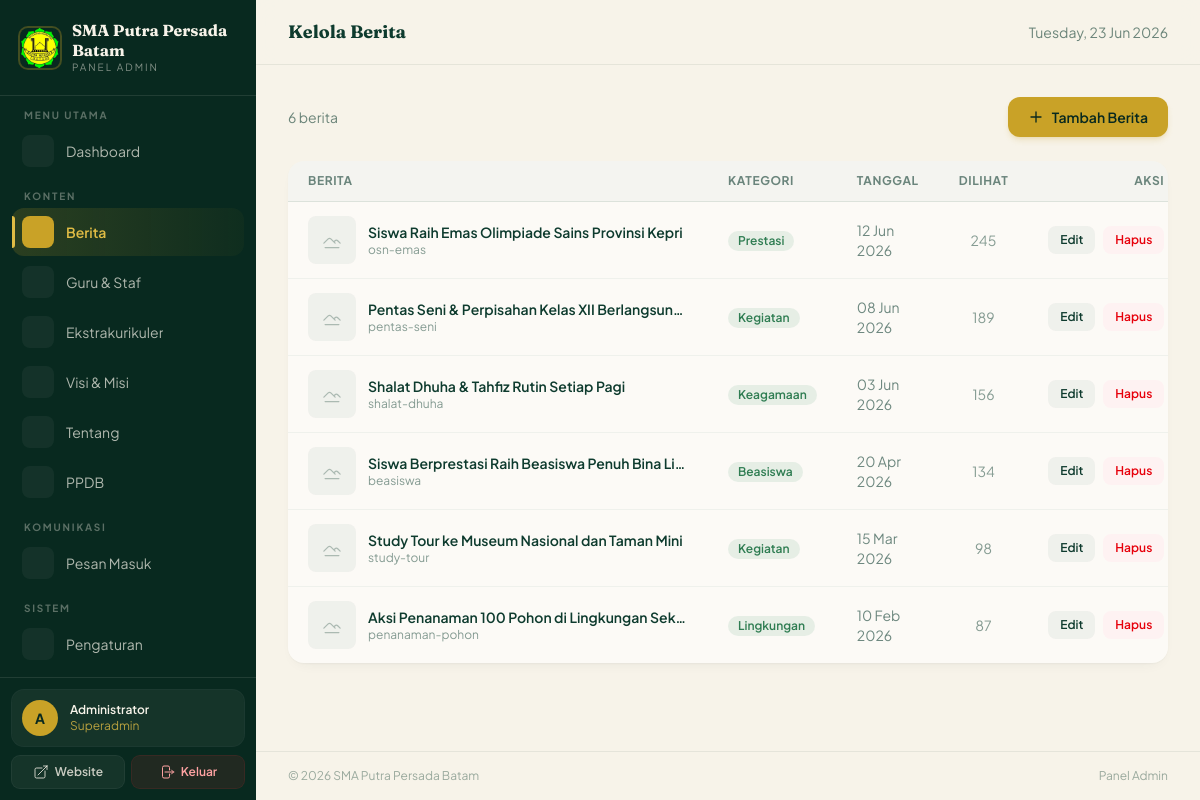
The page /admin/kelola_berita.php (signed in) on the database its author committed.
### tables this page shows
CREATE TABLE pengaturan (
  id    INT AUTO_INCREMENT PRIMARY KEY,
  kunci VARCHAR(100) NOT NULL UNIQUE,
  nilai TEXT NOT NULL
);

CREATE TABLE berita (
  id       INT AUTO_INCREMENT PRIMARY KEY,
  judul    VARCHAR(255) NOT NULL,
  slug     VARCHAR(255) NOT NULL UNIQUE,
  kategori VARCHAR(50)  NOT NULL,
  isi      LONGTEXT     NOT NULL,
  gambar   VARCHAR(255) DEFAULT NULL,
  tanggal  DATE         NOT NULL,
  dilihat  INT          NOT NULL DEFAULT 0
);

### config/koneksi.php (called while the page is built, shortened)
<?php
$cspNonce = base64_encode(random_bytes(16));
function db(): PDO {
    static $pdo = null;
    if ($pdo === null) {
        $dsn = "mysql:host=" . DB_HOST . ";dbname=" . DB_NAME . ";charset=" . DB_CHARSET;
        $pdo = new PDO($dsn, DB_USER, DB_PASS, [
            PDO::ATTR_ERRMODE            => PDO::ERRMODE_EXCEPTION,
            PDO::ATTR_DEFAULT_FETCH_MODE => PDO::FETCH_ASSOC,
            PDO::ATTR_EMULATE_PREPARES   => false,
        ]);
    }
    return $pdo;
}
function setting(string $kunci): ?string {
    $stmt = db()->prepare('SELECT nilai FROM pengaturan WHERE kunci = ?');
    $stmt->execute([$kunci]);
    $row = $stmt->fetch();
    return $row ? $row['nilai'] : null;
}
function esc(string $str): string {
    return htmlspecialchars($str, ENT_QUOTES, 'UTF-8');
}
function tglPendek(string $tgl): string {
    $bulan = ['Jan','Feb','Mar','Apr','Mei','Jun','Jul','Ags','Sep','Okt','Nov','Des'];
    $d = new DateTime($tgl);
    return $d->format('d') . ' ' . $bulan[(int)$d->format('m') - 1] . ' ' . $d->format('Y');
}

### admin/auth.php (called while the page is built, shortened)
<?php
require_once __DIR__ . '/../config/koneksi.php';
function admin_name(): string {
    return $_SESSION['admin_nama'] ?? 'Admin';
}

### admin/kelola_berita.php (the view, shortened to what this page needs)
<?php
require_once 'auth.php';
$pdo   = db();
$edit  = null;
$mode  = 'list';
$pageTitle = $mode === 'form' ? ($edit ? 'Edit Berita' : 'Tambah Berita') : 'Kelola Berita';
include 'admin_head.php';
if ($mode === 'form'):
?>
<form method="POST" enctype="multipart/form-data" class="max-w-3xl space-y-6">
  <?php echo csrf_field(); ?>
  <input type="hidden" name="action" value="save">
  <?php if ($edit): ?><input type="hidden" name="id" value="<?php echo $edit['id']; ?>"><?php endif; ?>
  <?php if ($edit && $edit['gambar']): ?><input type="hidden" name="gambar_lama" value="<?php echo esc($edit['gambar']); ?>"><?php endif; ?>
  <div class="admin-card bg-white/60 dark:bg-pine/40 backdrop-blur-sm rounded-2xl ring-1 ring-pine/8 dark:ring-cream/8 p-6 space-y-5">
    <div>
      <label class="block text-sm font-semibold mb-1.5">Judul</label>
      <input type="text" name="judul" required value="<?php echo esc($edit['judul'] ?? ''); ?>"
             class="w-full px-4 py-2.5 rounded-xl bg-cream dark:bg-pine-deep border border-pine/15 dark:border-cream/15 focus:border-brass focus:ring-2 focus:ring-brass/20 outline-none transition text-sm">
    </div>
    <div class="grid sm:grid-cols-2 gap-5">
      <div>
        <label class="block text-sm font-semibold mb-1.5">Kategori</label>
        <select name="kategori"
                class="w-full px-4 py-2.5 rounded-xl bg-cream dark:bg-pine-deep border border-pine/15 dark:border-cream/15 focus:border-brass focus:ring-2 focus:ring-brass/20 outline-none transition text-sm">
          <?php foreach (['Prestasi','Kegiatan','Keagamaan','Beasiswa','Lingkungan','Pengumuman'] as $kat): ?>
            <option value="<?php echo $kat; ?>" <?php echo (($edit['kategori'] ?? '') === $kat) ? 'selected' : ''; ?>><?php echo $kat; ?></option>
          <?php endforeach; ?>
        </select>
      </div>
      <div>
        <label class="block text-sm font-semibold mb-1.5">Tanggal</label>
        <input type="date" name="tanggal" value="<?php echo esc($edit['tanggal'] ?? date('Y-m-d')); ?>"
               class="w-full px-4 py-2.5 rounded-xl bg-cream dark:bg-pine-deep border border-pine/15 dark:border-cream/15 focus:border-brass focus:ring-2 focus:ring-brass/20 outline-none transition text-sm">
      </div>
    </div>
    <div>
      <label class="block text-sm font-semibold mb-1.5">Gambar</label>
      <?php if (!empty($edit['gambar'])): ?>
        <div class="mb-2">
          <img src="uploads/berita/<?php echo esc($edit['gambar']); ?>" alt="" class="h-24 rounded-lg object-cover ring-1 ring-pine/10">
        </div>
      <?php endif; ?>
      <input type="file" name="gambar" accept="image/*"
             class="w-full text-sm file:mr-4 file:py-2 file:px-4 file:rounded-lg file:border-0 file:bg-brass/10 file:text-brass file:font-semibold file:text-sm hover:file:bg-brass/20 transition">
      <p class="text-xs text-pine/50 dark:text-cream/50 mt-1">JPG, PNG, atau WebP. Maks 5 MB.</p>
    </div>
    <div>
      <label class="block text-sm font-semibold mb-1.5">Isi Berita</label>
      <textarea name="isi" rows="12" required
                class="w-full px-4 py-2.5 rounded-xl bg-cream dark:bg-pine-deep border border-pine/15 dark:border-cream/15 focus:border-brass focus:ring-2 focus:ring-brass/20 outline-none transition text-sm font-sans"><?php echo esc($edit['isi'] ?? ''); ?></textarea>
      <p class="text-xs text-pine/50 dark:text-cream/50 mt-1">Mendukung tag HTML untuk format (p, h3, ul, li, strong, em).</p>
    </div>
  </div>
  <div class="flex items-center justify-between">
    <a href="kelola_berita.php" class="text-sm text-pine/60 dark:text-cream/60 hover:text-pine dark:hover:text-cream transition">← Kembali</a>
    <button type="submit"
            class="btn-action px-8 py-3 rounded-xl bg-brass hover:bg-brass-light text-pine-deep font-semibold text-sm shadow-md shadow-brass/20 hover:shadow-lg transition">
      <?php echo $edit ? 'Perbarui' : 'Simpan'; ?>
    </button>
  </div>
</form>
<?php else: ?>
<div class="flex items-center justify-between mb-6">
  <p class="text-sm text-pine/60 dark:text-cream/60"><?php echo $pdo->query('SELECT COUNT(*) FROM berita')->fetchColumn(); ?> berita</p>
  <a href="kelola_berita.php?new=1"
     class="btn-action inline-flex items-center gap-2 px-5 py-2.5 rounded-xl bg-brass hover:bg-brass-light text-pine-deep font-semibold text-sm shadow-md shadow-brass/20 hover:shadow-lg transition">
    <svg class="w-4 h-4" fill="none" stroke="currentColor" viewBox="0 0 24 24"><path stroke-linecap="round" stroke-linejoin="round" stroke-width="2" d="M12 4.5v15m7.5-7.5h-15"/></svg>
    Tambah Berita
  </a>
</div>
<div class="admin-card bg-white/60 dark:bg-pine/40 backdrop-blur-sm rounded-2xl ring-1 ring-pine/8 dark:ring-cream/8 overflow-hidden">
  <?php $rows = $pdo->query('SELECT * FROM berita ORDER BY tanggal DESC')->fetchAll(); ?>
  <?php if (empty($rows)): ?>
    <p class="text-sm text-pine/50 dark:text-cream/50 p-8 text-center">Belum ada berita.</p>
  <?php else: ?>
    <div class="overflow-x-auto">
      <table class="w-full text-sm">
        <thead>
          <tr class="border-b border-pine/10 dark:border-cream/10 text-left text-xs font-semibold text-pine/60 dark:text-cream/60 uppercase tracking-wider">
            <th class="px-5 py-3">Berita</th>
            <th class="px-5 py-3">Kategori</th>
            <th class="px-5 py-3">Tanggal</th>
            <th class="px-5 py-3 text-center">Dilihat</th>
            <th class="px-5 py-3 text-right">Aksi</th>
          </tr>
        </thead>
        <tbody class="divide-y divide-pine/5 dark:divide-cream/5">
          <?php foreach ($rows as $r): ?>
            <tr class="table-row">
              <td class="px-5 py-3.5">
                <div class="flex items-center gap-3">
                  <?php if ($r['gambar']): ?>
                    <img src="uploads/berita/<?php echo esc($r['gambar']); ?>" alt="" class="w-12 h-12 rounded-lg object-cover ring-1 ring-pine/10 shrink-0">
                  <?php else: ?>
                    <div class="w-12 h-12 rounded-lg bg-pine/5 dark:bg-cream/5 flex items-center justify-center shrink-0">
                      <svg class="w-5 h-5 text-pine/30 dark:text-cream/30" fill="none" stroke="currentColor" viewBox="0 0 24 24"><path stroke-linecap="round" stroke-linejoin="round" stroke-width="1.5" d="M2.25 15.75l5.159-5.159a2.25 2.25 0 013.182 0l5.159 5.159m-1.5-1.5l1.409-1.409a2.25 2.25 0 013.182 0l2.909 2.909M3.75 21h16.5"/></svg>
                    </div>
                  <?php endif; ?>
                  <div class="min-w-0">
                    <p class="font-semibold truncate max-w-xs"><?php echo esc($r['judul']); ?></p>
                    <p class="text-xs text-pine/50 dark:text-cream/50 truncate max-w-xs"><?php echo esc($r['slug']); ?></p>
                  </div>
                </div>
              </td>
              <td class="px-5 py-3.5">
                <span class="inline-block px-2.5 py-0.5 rounded-full text-xs font-semibold bg-leaf/10 text-leaf dark:bg-leaf/20"><?php echo esc($r['kategori']); ?></span>
              </td>
              <td class="px-5 py-3.5 text-pine/60 dark:text-cream/60"><?php echo tglPendek($r['tanggal']); ?></td>
              <td class="px-5 py-3.5 text-center text-pine/50 dark:text-cream/50"><?php echo $r['dilihat']; ?></td>
              <td class="px-5 py-3.5 text-right">
                <div class="flex items-center justify-end gap-2">
                  <a href="kelola_berita.php?edit=<?php echo $r['id']; ?>"
                     class="btn-action px-3 py-1.5 rounded-lg text-xs font-semibold bg-pine/5 dark:bg-cream/10 hover:bg-brass/15 hover:text-brass transition">Edit</a>
                  <form method="POST" onsubmit="return confirmDelete('Hapus berita ini?')" class="inline">
                    <button class="btn-action px-3 py-1.5 rounded-lg text-xs font-semibold text-red-600 bg-red-50 dark:bg-red-900/20 hover:bg-red-100 dark:hover:bg-red-900/30 transition">Hapus</button>
                  </form>
                </div>
              </td>
            </tr>
          <?php endforeach; ?>
        </tbody>
      </table>
    </div>
  <?php endif; ?>
</div>
<?php endif; ?>
<?php include 'admin_foot.php'; ?>

### admin/admin_head.php (shortened to what this page needs)
<?php
$namaSekolah = setting('nama_sekolah') ?? 'SMA Putra Persada Batam';
$currentPage = basename($_SERVER['PHP_SELF']);
$navGroups = [
    'Menu Utama' => [
        ['file'=>'dashboard.php', 'icon'=>'grid', 'label'=>'Dashboard'],
    ],
    'Konten' => [
        ['file'=>'kelola_berita.php',   'icon'=>'news',  'label'=>'Berita'],
        ['file'=>'kelola_guru.php',     'icon'=>'users', 'label'=>'Guru & Staf'],
        ['file'=>'kelola_ekskul.php',   'icon'=>'star',  'label'=>'Ekstrakurikuler'],
        ['file'=>'kelola_visimisi.php', 'icon'=>'eye',   'label'=>'Visi & Misi'],
        ['file'=>'kelola_tentang.php',  'icon'=>'info',  'label'=>'Tentang'],
        ['file'=>'kelola_ppdb.php',     'icon'=>'doc',   'label'=>'PPDB'],
    ],
    'Komunikasi' => [
        ['file'=>'pesan_masuk.php', 'icon'=>'mail', 'label'=>'Pesan Masuk'],
    ],
    'Sistem' => [
        ['file'=>'kelola_pengaturan.php', 'icon'=>'cog', 'label'=>'Pengaturan'],
    ],
];
?>
<!DOCTYPE html>
<html lang="id">
<head>
  <script nonce="<?php echo $cspNonce; ?>" src="../assets/js/tailwind.js"></script>
</head>
<body class="min-h-dvh antialiased bg-cream dark:bg-pine-deep text-pine dark:text-cream font-sans">
  <aside id="sidebar" class="fixed top-0 left-0 bottom-0 w-64 bg-pine-deep text-cream z-50 flex flex-col sidebar-enter
                               lg:translate-x-0 -translate-x-full">
    <div class="p-5 border-b border-cream/10">
      <a href="dashboard.php" class="flex items-center gap-3 group">
        <img src="../assets/img/logo.jpeg" alt="Logo" class="w-10 h-10 rounded-lg object-cover ring-2 ring-brass/30
                                                    group-hover:ring-brass transition duration-300">
        <div>
          <h1 class="font-serif text-base font-bold leading-tight group-hover:text-brass-light transition"><?php echo esc($namaSekolah); ?></h1>
          <p class="text-[10px] tracking-[0.2em] text-cream/50 uppercase">Panel Admin</p>
        </div>
      </a>
    </div>
    <nav class="flex-1 overflow-y-auto py-3 px-3 space-y-3.5">
      <?php
      foreach ($navGroups as $groupLabel => $items): ?>
        <div>
          <p class="px-3 mb-1 text-[10px] font-bold tracking-[0.18em] text-cream/35 uppercase"><?php echo $groupLabel; ?></p>
          <div class="space-y-0.5">
            <?php foreach ($items as $item):
              $isActive = $currentPage === $item['file']; ?>
              <a href="<?php echo $item['file']; ?>"
                 class="sidebar-link flex items-center gap-3 px-2.5 py-2 rounded-xl text-sm
                        <?php echo $isActive ? 'active font-semibold' : 'text-cream/70 hover:text-cream'; ?>">
                <span class="nav-ic flex items-center justify-center w-8 h-8 rounded-lg shrink-0 <?php echo $isActive ? '' : 'bg-cream/5'; ?>">
                  <svg class="w-[18px] h-[18px]" fill="none" stroke="currentColor" viewBox="0 0 24 24">
                    <?php echo $iconPaths[$item['icon']]; ?>
                  </svg>
                </span>
                <span class="truncate"><?php echo $item['label']; ?></span>
              </a>
            <?php endforeach; ?>
          </div>
        </div>
      <?php endforeach; ?>
    </nav>
    <div class="p-3 border-t border-cream/10">
      <div class="flex items-center gap-3 p-2.5 mb-2.5 rounded-xl bg-cream/5 ring-1 ring-cream/8">
        <div class="w-9 h-9 rounded-full bg-brass flex items-center justify-center text-pine-deep font-bold text-sm shrink-0">
          <?php echo strtoupper(substr(admin_name(), 0, 1)); ?>
        </div>
        <div class="text-xs min-w-0">
          <p class="font-semibold truncate"><?php echo esc(admin_name()); ?></p>
          <p class="text-brass-light/80 capitalize truncate"><?php echo esc($_SESSION['admin_role'] ?? 'admin'); ?></p>
        </div>
      </div>
      <div class="grid grid-cols-2 gap-2">
        <a href="../index.php" target="_blank"
           class="flex items-center justify-center gap-1.5 px-3 py-2 rounded-lg text-xs font-semibold
                  bg-cream/5 text-cream/80 ring-1 ring-cream/10 hover:bg-cream/10 hover:text-cream transition">
          <svg class="w-4 h-4 shrink-0" fill="none" stroke="currentColor" viewBox="0 0 24 24"><path stroke-linecap="round" stroke-linejoin="round" stroke-width="1.5" d="M13.5 6H5.25A2.25 2.25 0 003 8.25v10.5A2.25 2.25 0 005.25 21h10.5A2.25 2.25 0 0018 18.75V10.5m-10.5 6L21 3m0 0h-5.25M21 3v5.25"/></svg>
          Website
        </a>
        <a href="logout.php"
           class="flex items-center justify-center gap-1.5 px-3 py-2 rounded-lg text-xs font-semibold
                  bg-red-500/10 text-red-300 ring-1 ring-red-500/20 hover:bg-red-500/20 hover:text-red-200 transition">
          <svg class="w-4 h-4 shrink-0" fill="none" stroke="currentColor" viewBox="0 0 24 24"><path stroke-linecap="round" stroke-linejoin="round" stroke-width="1.5" d="M15.75 9V5.25A2.25 2.25 0 0013.5 3h-6a2.25 2.25 0 00-2.25 2.25v13.5A2.25 2.25 0 007.5 21h6a2.25 2.25 0 002.25-2.25V15m3 0l3-3m0 0l-3-3m3 3H9"/></svg>
          Keluar
        </a>
      </div>
    </div>
  </aside>
  <div class="lg:ml-64 min-h-dvh flex flex-col">
    <header class="sticky top-0 z-30 bg-cream/80 dark:bg-pine-deep/80 backdrop-blur-md border-b border-pine/8 dark:border-cream/8">
      <div class="flex items-center justify-between px-5 lg:px-8 h-16">
        <div class="flex items-center gap-4">
          <h2 class="font-serif text-lg font-bold"><?php echo esc($pageTitle); ?></h2>
        </div>
        <div class="flex items-center gap-3 text-sm text-pine/60 dark:text-cream/60">
          <span><?php echo date('l, d M Y'); ?></span>
        </div>
      </div>
    </header>
    <main class="flex-1 p-5 lg:p-8 fade-in">

### rows shown on the page
pengaturan: nilai "SMA Putra Persada Batam"
berita: judul "Siswa Raih Emas Olimpiade Sains Provinsi Kepri", slug "osn-emas", kategori "Prestasi", tanggal "12 Jun 2026", dilihat "245"
berita: judul "Pentas Seni & Perpisahan Kelas XII Berlangsun…", slug "pentas-seni", kategori "Kegiatan", tanggal "08 Jun 2026", dilihat "189"
berita: judul "Shalat Dhuha & Tahfiz Rutin Setiap Pagi", slug "shalat-dhuha", kategori "Keagamaan", tanggal "03 Jun 2026", dilihat "156"
berita: judul "Siswa Berprestasi Raih Beasiswa Penuh Bina Li…", slug "beasiswa", kategori "Beasiswa", tanggal "20 Apr 2026", dilihat "134"
berita: judul "Study Tour ke Museum Nasional dan Taman Mini", slug "study-tour", kategori "Kegiatan", tanggal "15 Mar 2026", dilihat "98"
berita: judul "Aksi Penanaman 100 Pohon di Lingkungan Sek…", slug "penanaman-pohon", kategori "Lingkungan", tanggal "10 Feb 2026", dilihat "87"

### other values the page prints
$groupLabel "MENU UTAMA"
$item['label'] "Dashboard"
$groupLabel "KONTEN"
$item['label'] "Berita"
$item['label'] "Guru & Staf"
$item['label'] "Ekstrakurikuler"
$item['label'] "Visi & Misi"
$item['label'] "Tentang"
$item['label'] "PPDB"
$groupLabel "KOMUNIKASI"
$item['label'] "Pesan Masuk"
$groupLabel "SISTEM"
$item['label'] "Pengaturan"
substr(admin_name(), 0, 1) "A"
admin_name() "Administrator"
